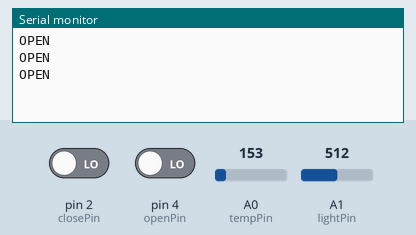
Bench run of a sketch on a simulated Arduino Uno, built with avr-gcc and run on an emulated ATmega328P. Shown: the last lines printed to the serial monitor. Inputs (shaded band) come from the test bench; at power-on: A1 (lightPin) = 512, pin 2 (closePin) LOW, pin 4 (openPin) LOW, A0 (tempPin) = 153.

Above: at 1.3 s.
1.4 s: A1 (lightPin) set to 343
2.9 s: A1 (lightPin) set to 323
At 3.9 s:
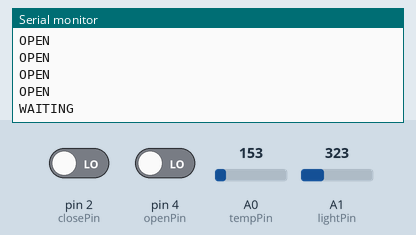
5.5 s: A1 (lightPin) set to 393
At 5.9 s:
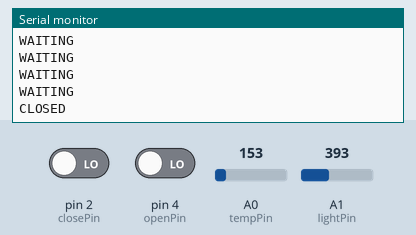
7.5 s: A1 (lightPin) set to 413
At 8.4 s:
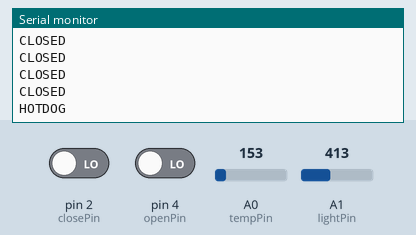

The sketch:

coop-project.ino
```cpp
//TMP36 Pin Variables
int tempPin = A0; //temp sensor
int timePin = A2; //pot pin to adjust time since
int lightPin = A1; //light sensor
int closePin = 2;  //close relay
int openPin = 4;   // open relay


void setup()
{
  pinMode(tempPin, INPUT);
  pinMode(timePin, INPUT);
  pinMode(lightPin, INPUT);
  pinMode(closePin, INPUT);
  pinMode(openPin, INPUT);
  Serial.begin(9600);
}

unsigned long motionTime; //Start the clock
unsigned long now;

// POSSIBLE STATES
enum STATE_T {
  STATE_OPEN,
  STATE_WAITING,
  STATE_CLOSED,
  STATE_HOTDOG,
  STATE_YUMM,
  STATE_YUCK
};


int state = STATE_OPEN; // which state do we start in???
int nextState; // don't initialize


void loop()
{
  // START STATE MACHINE
  // these are outside the state machine and always update

  // take new data
  float tempValue = analogRead(tempPin);
  float lightValue = analogRead(lightPin);
  now = millis();
  //  Serial.print(lightValue); Serial.println(" units of photo-sensor");
  int closePinValue = digitalRead(closePin);
  int openPinValue = digitalRead(openPin);


  nextState = state;
  switch (state)
  {
    case STATE_OPEN:
      Serial.println("OPEN");
      if (lightValue < 330) // higher is brighter
      {
        motionTime = now; // save "now" into cubbyhole
        nextState = STATE_WAITING;
      }
      break;
    case STATE_WAITING:
      Serial.println("WAITING");
      if ((now - motionTime) >= 2000)
      {
        nextState = STATE_CLOSED;
      }
      break;
    case STATE_CLOSED:
      Serial.println("CLOSED");
      if (lightValue > 400) // highet is brither
      {
        nextState = STATE_HOTDOG;
      }
      break;
    case STATE_HOTDOG:
      Serial.println("HOTDOG");
      if (closePinValue == HIGH)
      {
        nextState = STATE_YUMM;
        motionTime = now;
      }
      if (openPinValue == HIGH)
      {
        nextState = STATE_YUCK;
        motionTime = now;
      }
      if(openPinValue == HIGH && closePinValue == HIGH)
      {
        nextState = STATE_HOTDOG;
      }
      break;
    case STATE_YUMM:
      Serial.println("YUMM");
      if ((now - motionTime) >= 2000)
      {
        //motionTime = now;
        nextState = STATE_HOTDOG;
      }
      break;
    case STATE_YUCK:
      Serial.println("YUCK");
      if ((now - motionTime) >= 2000)
      {
        // motionTime = now;
        nextState = STATE_HOTDOG;
      }
      break;
    default:
      Serial.println("SOMETHING WRONG");
      break;
  }

  state = nextState;

  delay(500);

  // END STATE MACHINE


  //  int reading = analogRead(tempPin);
  //
  //
  //  float voltage = reading * 5.0;
  //  voltage /= 1024.0;
  //
  //
  //  Serial.print(voltage); Serial.println(" volts");
  //
  //  float temperatureC = (voltage - 0.5) * 100 ;
  //
  //  Serial.print(temperatureC); Serial.println(" degrees C");
  //
  //
  //  float temperatureF = (temperatureC * 9.0 / 5.0) + 32.0;
  //  Serial.print(temperatureF); Serial.println(" degrees F");
  //  Serial.println(motionTime);
  //  delay(1000);


}
```

Measured:
- the behaviour switches between 330 and 329 on A1 (lightPin) (found by bisection; images 0 and 1)
- the behaviour switches between 400 and 401 on A1 (lightPin) (found by bisection; images 2 and 3)
- after the input at 2.9 s, the serial monitor: prints a new line after 0.60 s (image 1)
- after the input at 7.5 s, the serial monitor: prints a new line after 0.51 s (image 3)
